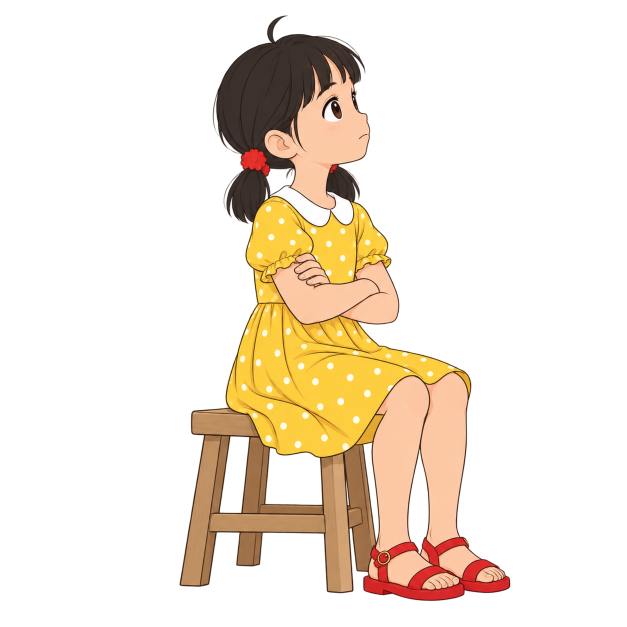
#> input picture collab/reviews/20261020_0000_s14_seated_first3/F000.png, 1254 x 1254 px, found by its file name (shown at 1/2 size)
$ python build_seated_tail_review_and_thin.py
#> lines starting #> are read from the running program, lines starting #| are printed output that depends on the picture; after the words box and inside, x2 and y2 are one past the last pixel; in counts of white or black regions, pixels touching at a corner belong together
from pathlib import Path
from PIL import Image,ImageDraw,ImageFont
from scipy import ndimage
import numpy as np,json,hashlib,subprocess
P=Path('/workspace/scratch/f060b5601755/s14_stage_setup_inputs_20261019_0756/x180_x196_seated_settle_zero_call');R=P.parent;U=Path('/tmp/laidian_s14_seated_tail_20261019');Y,X=np.indices((1254,1254));h=lambda p:hashlib.sha256(Path(p).read_bytes()).hexdigest()
def means(a):
 r,g,b=a[:,:,:3].astype(float).transpose(2,0,1);ok=a[:,:,3]>245;regs={'hair':ok&(Y<470)&(r>20)&(r<130)&(g>20)&(g<120)&(b>20)&(b<110)&(r-g<25)&(g-b<25),'skin':ok&(Y<810)&(r>180)&(g>120)&(b>105)&(r-g>22)&(g-b>9)&(g-b<72),'yellow_cloth':ok&(Y>395)&(Y<940)&(X>420)&(X<995)&(r>190)&(g>150)&(b<130)&(r-g>6)};return {k:a[ndimage.binary_erosion(z,iterations=2),:3].mean(0) for k,z in regs.items()}
#> after `r, g, b = a[:, :, :3].astype(float).transpose(2, 0, 1)`:
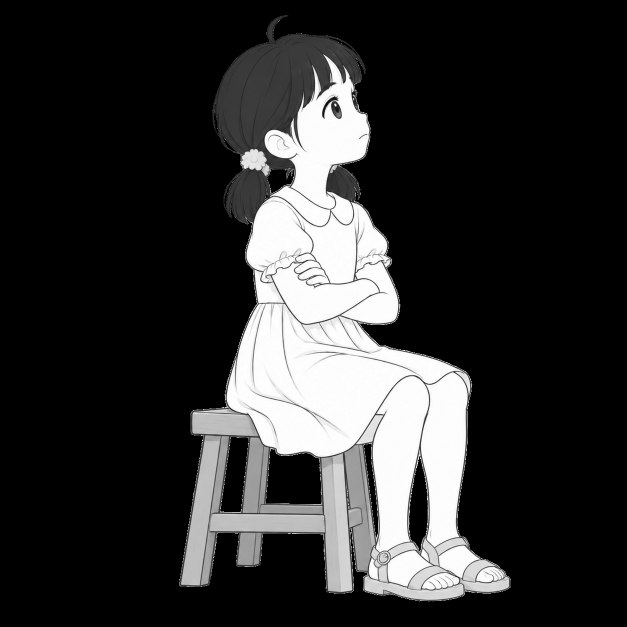
#> r: shape (1254, 1254) float64 (shown at 1/2 size); min 0, max 255, mean 47.9
#> after `r, g, b = a[:, :, :3].astype(float).transpose(2, 0, 1)`:
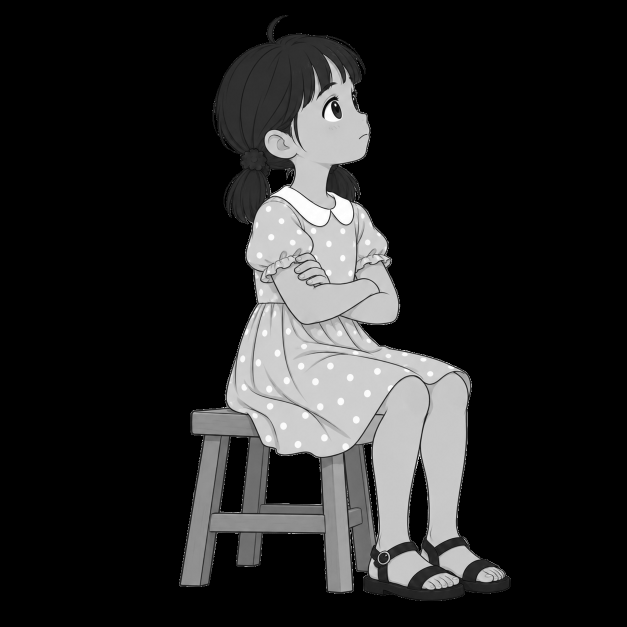
#> g: shape (1254, 1254) float64 (shown at 1/2 size); min 0, max 255, mean 36.8
#> after `r, g, b = a[:, :, :3].astype(float).transpose(2, 0, 1)`:
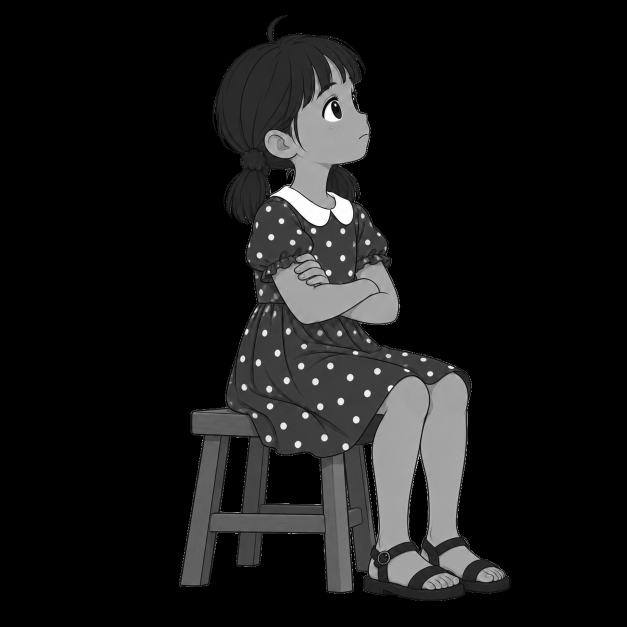
#> b: shape (1254, 1254) float64 (shown at 1/2 size); min 0, max 255, mean 22.8
#> after `ok = a[:, :, 3] > 245`:
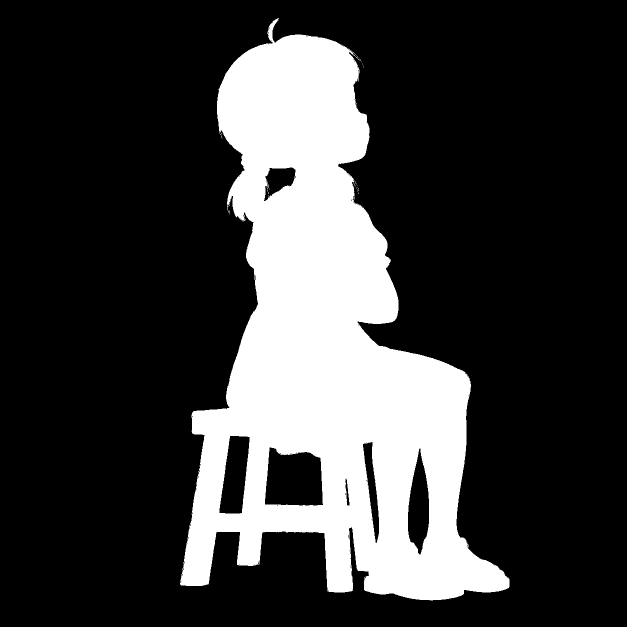
#> ok: shape (1254, 1254) bool (shown at 1/2 size); 23.3% white; 35 white regions (34 under 20 px), largest, box (x1, y1, x2, y2) and area: (360, 36, 1019, 1201) 365778
ref=means(np.array(Image.open(R/'refs/assets/chars/x15/F000.png').convert('RGBA')));page=Image.new('RGB',(2250,505),'#f7f5ed');d=ImageDraw.Draw(page);font=ImageFont.truetype('/usr/share/fonts/opentype/noto/NotoSansCJK-Regular.ttc',20);frames=[];rows=[]
#> after `ref = means(np.array(Image.open(R / 'refs/assets/chars/x15/F000.png').`: ref = {'hair': [56.93, 46.36, 41.27], 'skin': [251.8, 199.3, 164.1], 'yellow_cloth': [251.1, 203.6, 61.71]}
#> after `page = Image.new('RGB', (2250, 505), '#f7f5ed')`:
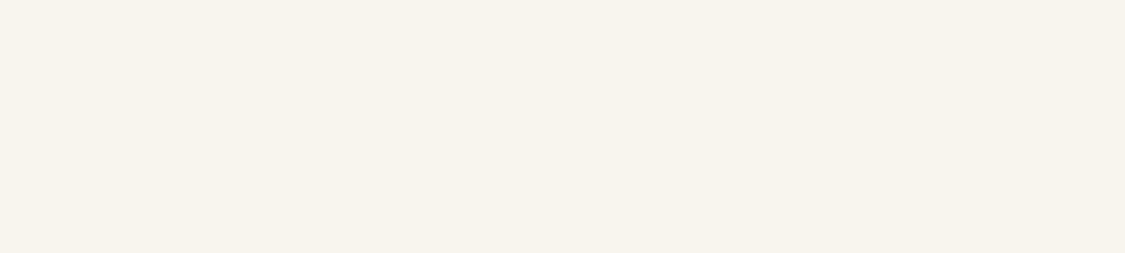
#> page: PIL image 2250x505 RGB (shown at 1/2 size); mean R, G, B 247, 245, 237
for i,(f,hold,label) in enumerate([(186,3,'整体回解'),(189,3,'减速回正'),(192,3,'近直立'),(195,2,'真实近臂预抬'),(197,3,'已锁继续起抬')]):
#> (the run stopped early here; a loop or call above may not have finished)
